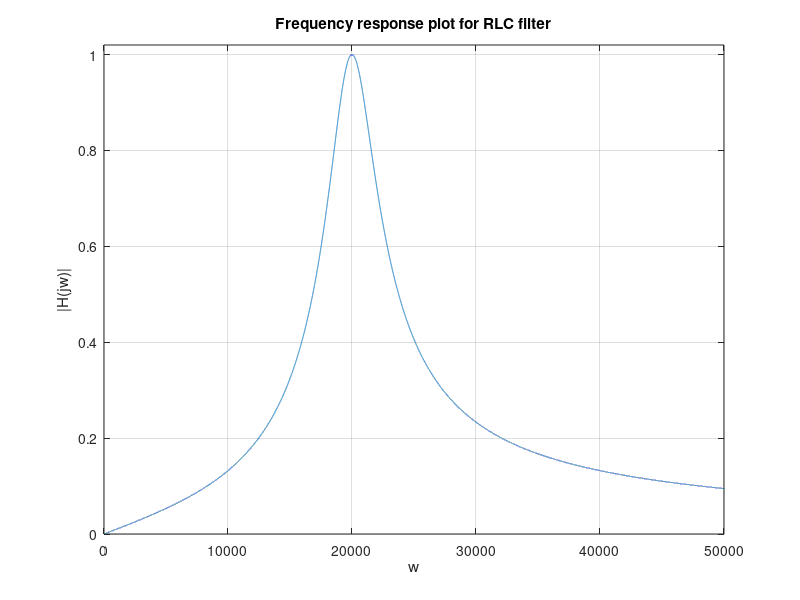

The MATLAB script that drew this image:
w=[0:1:200000];
plot(w,4000*w./sqrt((4*10^8-w.^2).^2+(4000*w).^2))
axis([0 50000 0 1.02])
xlabel('w'), ylabel('|H(jw)|'), title('Frequency response plot for RLC filter')
grid on
